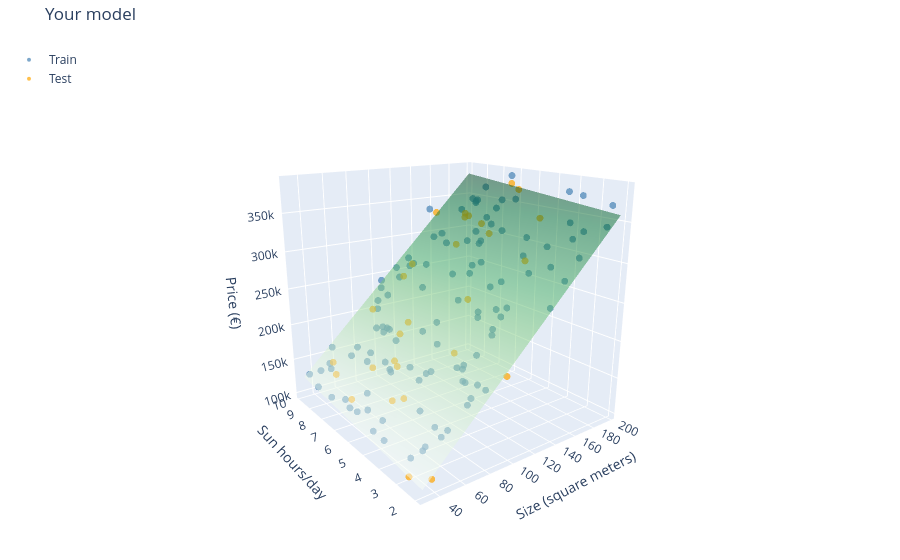

Notebook code for this chart:
### Markdown cell above
### Interactive 3D visualization of the fitted hyperplane
Don't worry too much about the code below. However, you might have different variable names in your code, so make sure to adjust the code below accordingly.

### Code cell
# create a grid over the feature space to plot the hyperplane
size_range = np.linspace(df['size_m2'].min(), df['size_m2'].max(), 30)
sun_range = np.linspace(df['sun_hours'].min(), df['sun_hours'].max(), 30)
size_grid, sun_grid = np.meshgrid(size_range, sun_range)

# compute hyperplane directly from learned coefficients
# price = intercept + coef[0]*size + coef[1]*sun_hours
price_grid = (
    model.intercept_
    + model.coef_[0] * size_grid
    + model.coef_[1] * sun_grid
)

fig = go.Figure()

# training points
fig.add_trace(go.Scatter3d(
    x=X_train['size_m2'], y=X_train['sun_hours'], z=y_train,
    mode='markers',
    marker=dict(size=4, color='steelblue', opacity=0.7),
    name='Train'
))

# test points
fig.add_trace(go.Scatter3d(
    x=X_test['size_m2'], y=X_test['sun_hours'], z=y_test,
    mode='markers',
    marker=dict(size=4, color='orange', opacity=0.7),
    name='Test'
))

# regression hyperplane
fig.add_trace(go.Surface(
    x=size_range, y=sun_range, z=price_grid,
    opacity=0.5,
    colorscale='Greens',
    showscale=False,
))

fig.update_layout(
    title='Your model',
    scene=dict(
        xaxis_title='Size (square meters)',
        yaxis_title='Sun hours/day',
        zaxis_title='Price (€)',
    ),
    legend=dict(x=0.01, y=0.99),
    margin=dict(l=0, r=0, t=40, b=0),
    scene_camera=dict(
        eye=dict(x=-1.5, y=-2, z=0.8)
    )
)

fig.show()
